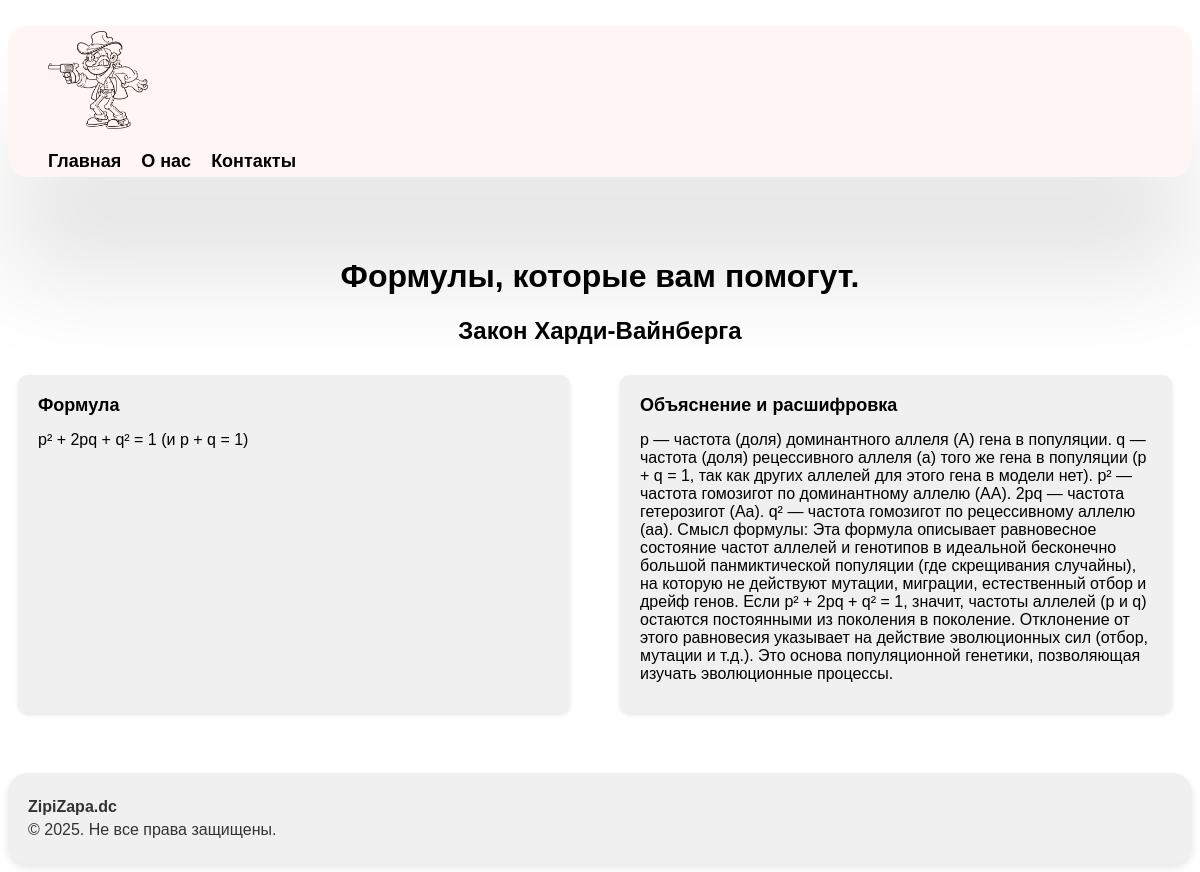
Page /bio0 on the committed database.
### tables this page shows
CREATE TABLE `bio`(form text, example text, tema text);

### app.py (the view)
@app.route('/bio<index>')
def bioThema(index):
    bio=getTable('bio')
    tema=bio[int(index)]
    return render_template('formbio.html', tema6 = tema[2], form6 = tema[0], example6 = tema[1])

### db.py (called while the page is built)
    def create_tables(self):
        self.query('CREATE TABLE IF NOT EXISTS alg(form TEXT, example TEXT, tema TEXT)')
        self.query('CREATE TABLE IF NOT EXISTS geom(form TEXT, example TEXT, tema TEXT)')
        self.query('CREATE TABLE IF NOT EXISTS fiz(form TEXT, example TEXT, tema TEXT)')
        self.query('CREATE TABLE IF NOT EXISTS inf(form TEXT, example TEXT, tema TEXT)')

    def query(self,arg,values=None):
        if values==None:
            self.cur.execute(arg)
        else:
            self.cur.execute(arg,values)
        self.conn.commit()

    def fetchall(self,arg,values=None):
        if values==None:
            self.cur.execute(arg)
        else:
            self.cur.execute(arg,values)
        return self.cur.fetchall()

    def __del__(self):
        self.conn.close()

### form.py (called while the page is built)
def getTable(nameTable):
    base=DatabaseManager('base.db')
    base.create_tables()
    res=base.fetchall(f'SELECT * FROM {nameTable}')
    return res

### templates/formbio.html
{% extends 'index.html' %} {% block title %}Главная{% endblock %} {% block
body%}
<div class="maincontent">
  <h1 class="magicformul">Формулы, которые вам помогут.</h1>
  <h2 class="tema">{{tema6}}</h2>
  <div class="formuls">
    <div class="form">
      <h2>Формула</h2>
      <p><strong></strong>{{form6}}</p>
    </div>
    <div class="form">
      <h2>Объяснение и расшифровка</h2>
      <p><strong></strong>{{example6}}</p>
    </div>
  </div>
</div>
{% endblock%}

### static/style.css (style rules this page uses)
* { scroll-behavior: smooth; }
.maincontent { flex: 1; }
.formuls { display: flex; gap: 30px; }
.tema { text-align: center; font-family: Arial, Helvetica, sans-serif; }
.magicformul { font-family: Arial, Helvetica, sans-serif; text-align: center; }
.form { background-color: #f0f0f0; border-radius: 10px; box-shadow: 0 2px 4px rgba(0, 0, 0, 0.1); padding: 20px; margin: 10px; width: calc(50% - 40px); box-sizing: border-box; min-width: 260px; }
.form h2 { font-size: 18px; margin-top: 0; font-family: Arial, Helvetica, sans-serif; }
.form p { margin: 10px 0; font-family: Arial, Helvetica, sans-serif; }

### rows in the picture
bio: tema "Закон Харди-Вайнберга", form "p² + 2pq + q² = 1 (и p + q = 1)", example "p — частота (доля) доминантного аллеля (A) гена в популяции. q — частота (доля) рецессивного аллеля (a) того же гена в популяции (p + q = 1, так как других аллелей для этого гена в модели нет). p² — частота гомозигот по доминантному аллелю (AA). 2pq — частота гетерозигот (Aa). q² — частота гомозигот по рецессивному аллелю (aa). Смысл формулы: Эта формула описывает равновесное состояние частот аллелей и генотипов в идеальной бесконечно большой панмиктической популяции (где скрещивания случайны), на которую не действуют мутации, миграции, естественный отбор и дрейф генов. Если p² + 2pq + q² = 1, значит, частоты аллелей (p и q) остаются постоянными из поколения в поколение. Отклонение от этого…"
